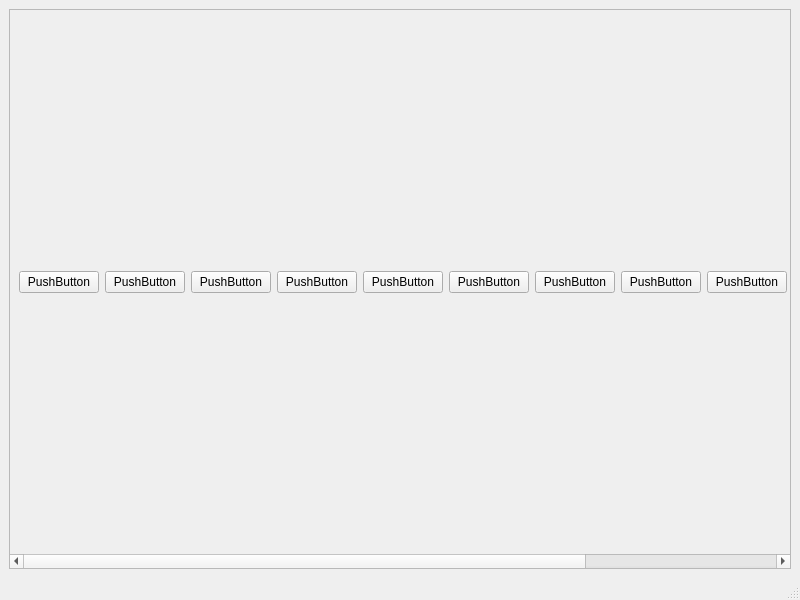
<?xml version="1.0" encoding="UTF-8"?>
<ui version="4.0">
 <class>MainWindow</class>
 <widget class="QMainWindow" name="MainWindow">
  <property name="geometry">
   <rect>
    <x>0</x>
    <y>0</y>
    <width>800</width>
    <height>600</height>
   </rect>
  </property>
  <property name="windowTitle">
   <string>MainWindow</string>
  </property>
  <widget class="QWidget" name="centralwidget">
   <layout class="QVBoxLayout" name="verticalLayout">
    <item>
     <widget class="QScrollArea" name="scrollArea">
      <property name="widgetResizable">
       <bool>true</bool>
      </property>
      <widget class="QWidget" name="scrollAreaWidgetContents">
       <property name="geometry">
        <rect>
         <x>0</x>
         <y>0</y>
         <width>1016</width>
         <height>537</height>
        </rect>
       </property>
       <layout class="QHBoxLayout" name="horizontalLayout">
        <item>
         <widget class="QPushButton" name="pushButton_4">
          <property name="text">
           <string>PushButton</string>
          </property>
         </widget>
        </item>
        <item>
         <widget class="QPushButton" name="pushButton_3">
          <property name="text">
           <string>PushButton</string>
          </property>
         </widget>
        </item>
        <item>
         <widget class="QPushButton" name="pushButton_2">
          <property name="text">
           <string>PushButton</string>
          </property>
         </widget>
        </item>
        <item>
         <widget class="QPushButton" name="pushButton">
          <property name="text">
           <string>PushButton</string>
          </property>
         </widget>
        </item>
        <item>
         <widget class="QPushButton" name="pushButton_8">
          <property name="text">
           <string>PushButton</string>
          </property>
         </widget>
        </item>
        <item>
         <widget class="QPushButton" name="pushButton_7">
          <property name="text">
           <string>PushButton</string>
          </property>
         </widget>
        </item>
        <item>
         <widget class="QPushButton" name="pushButton_6">
          <property name="text">
           <string>PushButton</string>
          </property>
         </widget>
        </item>
        <item>
         <widget class="QPushButton" name="pushButton_5">
          <property name="text">
           <string>PushButton</string>
          </property>
         </widget>
        </item>
        <item>
         <widget class="QPushButton" name="pushButton_12">
          <property name="text">
           <string>PushButton</string>
          </property>
         </widget>
        </item>
        <item>
         <widget class="QPushButton" name="pushButton_11">
          <property name="text">
           <string>PushButton</string>
          </property>
         </widget>
        </item>
        <item>
         <widget class="QPushButton" name="pushButton_10">
          <property name="text">
           <string>PushButton</string>
          </property>
         </widget>
        </item>
        <item>
         <widget class="QPushButton" name="pushButton_9">
          <property name="text">
           <string>PushButton</string>
          </property>
         </widget>
        </item>
       </layout>
      </widget>
     </widget>
    </item>
   </layout>
  </widget>
  <widget class="QMenuBar" name="menubar">
   <property name="geometry">
    <rect>
     <x>0</x>
     <y>0</y>
     <width>800</width>
     <height>17</height>
    </rect>
   </property>
  </widget>
  <widget class="QStatusBar" name="statusbar"/>
 </widget>
 <resources/>
 <connections/>
</ui>
